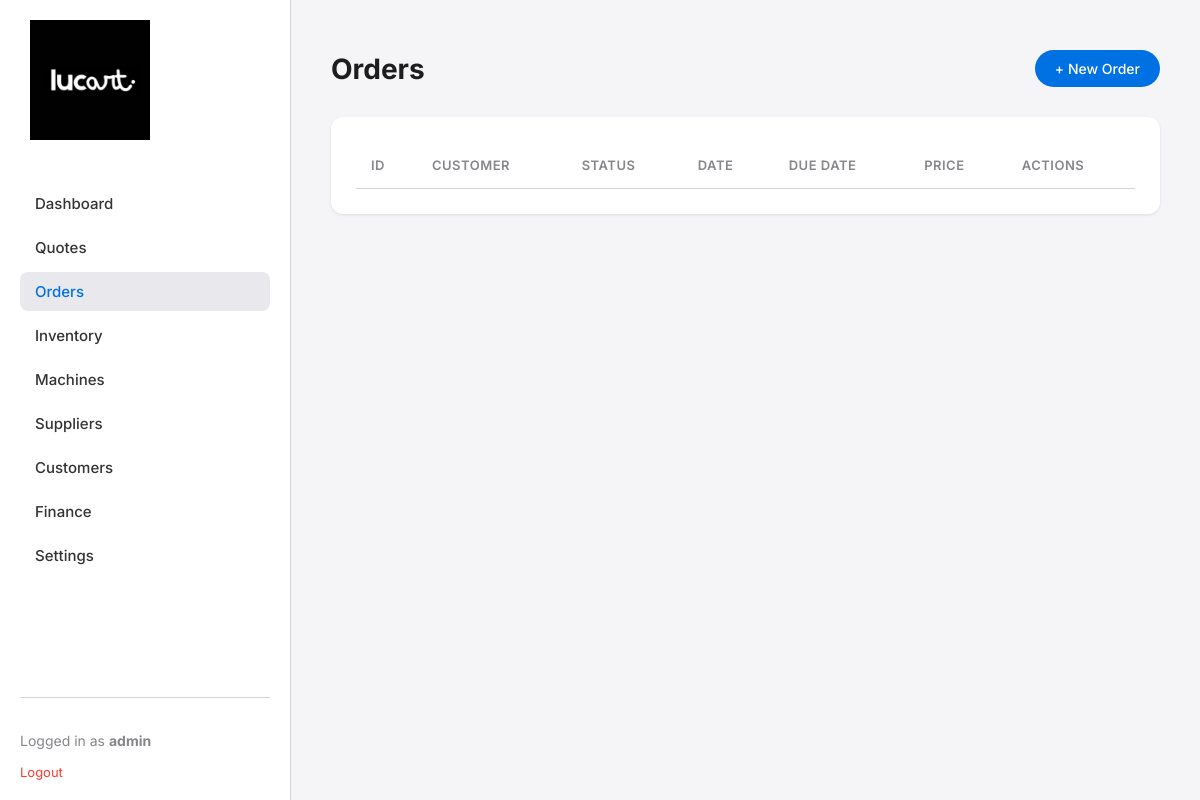
The app's page /orders/ (signed in), older data.
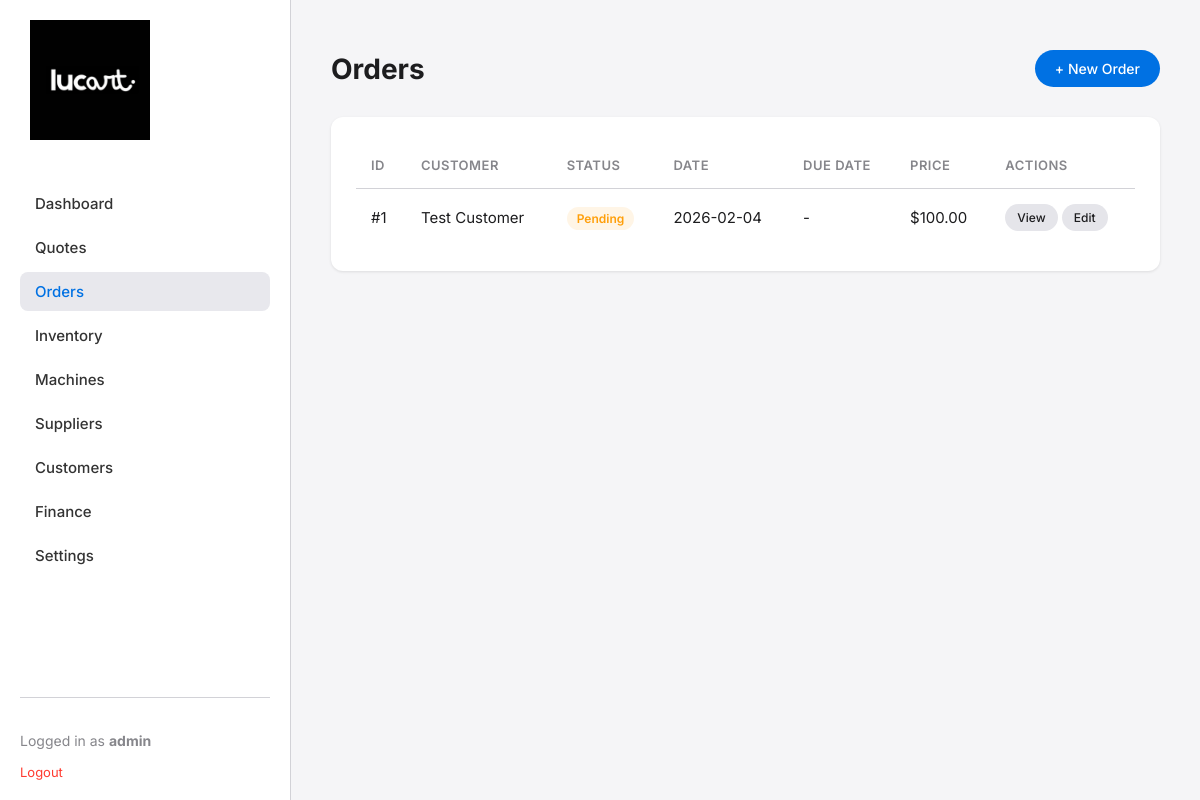
The same page, newer data.
### app/models.py (models this page shows)
class Order(db.Model):
    id = db.Column(db.Integer, primary_key=True)
    customer_id = db.Column(db.Integer, db.ForeignKey('customer.id'))
    description = db.Column(db.String(200)) # Kept for backward compatibility / summary
    status = db.Column(db.String(20), default='Pending') # Pending, In Production, Finished, Delivered, Cancelled
    date_created = db.Column(db.DateTime, default=datetime.utcnow)
    date_due = db.Column(db.DateTime)
    price = db.Column(db.Float, default=0.0)
    payment_status = db.Column(db.String(20), default='Pending') # Pending, Paid, Deposit
    materials = db.relationship('OrderMaterial', backref='order', lazy='dynamic', cascade='all, delete-orphan')
    items = db.relationship('OrderItem', backref='order', lazy='dynamic', cascade='all, delete-orphan')

class Customer(db.Model):
    id = db.Column(db.Integer, primary_key=True)
    name = db.Column(db.String(120), index=True, nullable=False)
    email = db.Column(db.String(120), index=True)
    phone = db.Column(db.String(20))
    address = db.Column(db.String(200))
    notes = db.Column(db.Text)
    created_at = db.Column(db.DateTime, default=datetime.utcnow)
    orders = db.relationship('Order', backref='customer', lazy='dynamic')
    quotes = db.relationship('Quote', backref='customer', lazy='dynamic')

### app/orders/routes.py (the view)
@orders_bp.route('/')
@login_required
def index():
    status_filter = request.args.get('status')
    query = Order.query.options(joinedload(Order.customer))
    if status_filter:
        query = query.filter_by(status=status_filter)
    orders = query.order_by(Order.date_created.desc()).all()
    return render_template('orders/index.html', title='Orders', orders=orders)

### app/models.py (called while the page is built)
@login.user_loader
def load_user(id):
    return User.query.get(int(id))

### app/templates/orders/index.html
{% extends "base.html" %}
{% block content %}
<div class="header">
    <h1 class="page-title">Orders</h1>
    <div class="actions">
        <a href="{{ url_for('orders.new_order') }}" class="btn btn-primary">+ New Order</a>
    </div>
</div>
<div class="card">
    <table>
        <thead>
            <tr>
                <th>ID</th>
                <th>Customer</th>
                <th>Status</th>
                <th>Date</th>
                <th>Due Date</th>
                <th>Price</th>
                <th>Actions</th>
            </tr>
        </thead>
        <tbody>
            {% for order in orders %}
            <tr>
                <td>#{{ order.id }}</td>
                <td>{{ order.customer.name }}</td>
                <td><span class="badge badge-{{ 'success' if order.status=='Finished' else 'warning' }}">{{ order.status }}</span></td>
                <td>{{ order.date_created.strftime('%Y-%m-%d') }}</td>
                <td>{{ order.date_due.strftime('%Y-%m-%d') if order.date_due else '-' }}</td>
                <td>${{ "%.2f"|format(order.price) }}</td>
                <td>
                    <a href="{{ url_for('orders.view_order', id=order.id) }}" class="btn btn-sm btn-secondary">View</a>
                    <a href="{{ url_for('orders.edit_order', id=order.id) }}" class="btn btn-sm btn-secondary">Edit</a>
                </td>
            </tr>
            {% endfor %}
        </tbody>
    </table>
</div>
{% endblock %}

Row changes from the older to the newer data that the page shows:
added Order: id "1", customer.name "Test Customer", status "Pending", date_created "2026-02-04", date_due "-", price "100.00"
